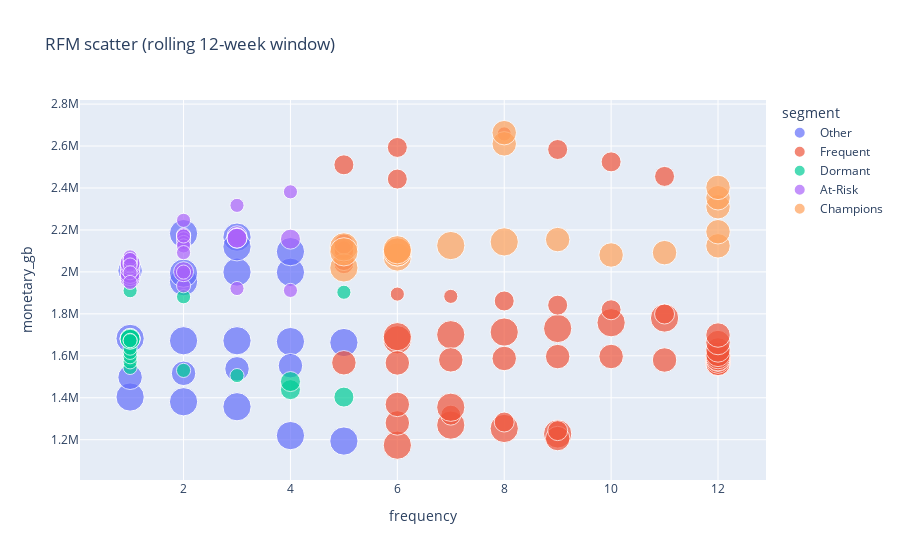

Notebook code for this chart:
### Code cell
fig_rfm

### Figure 1 — Plotly figure (JSON) as saved in the notebook; plotly's stock layout.template omitted (floating-point values rounded to 4 significant figures; data arrays with more than 128 entries replaced by an {"elided": "..."} marker saying what was removed)
{"data": [{"customdata": [["2022-05-08T00:00:00", 0, "411"], ["2022-05-15T00:00:00", 0, "411"], ["2022-05-22T00:00:00", 0, "421"], ["2022-05-30T00:00:00", 0, "421"], ["2022-06-06T00:00:00", 0, "421"], ["2022-11-27T00:00:00", 0, "412"], ["2023-01-15T00:00:00", 0, "412"], ["2023-01-22T00:00:00", 0, "422"], ["2023-01-29T00:00:00", 0, "422"], ["2023-02-05T00:00:00", 0, "422"], ["2023-06-11T00:00:00", 0, "413"], ["2023-07-09T00:00:00", 0, "413"], ["2023-07-23T00:00:00", 0, "423"], ["2023-07-30T00:00:00", 0, "423"], ["2023-11-19T00:00:00", 0, "424"], ["2023-11-26T00:00:00", 0, "424"], ["2024-01-14T00:00:00", 0, "424"], ["2024-01-21T00:00:00", 0, "423"], ["2024-09-22T00:00:00", 0, "313"], ["2025-04-20T00:00:00", 0, "311"], ["2025-04-27T00:00:00", 0, "321"], ["2025-05-04T00:00:00", 0, "321"], ["2025-05-11T00:00:00", 0, "321"]], "hovertemplate": "segment=Other<br>frequency=%{x}<br>monetary_gb=%{y}<br>R_score=%{marker.size}<br>as_of_week=%{customdata[0]}<br>recency_weeks=%{customdata[1]}<br>RFM=%{customdata[2]}<extra></extra>", "legendgroup": "Other", "marker": {"color": "#636efa", "size": [4, 4, 4, 4, 4, 4, 4, 4, 4, 4, 4, 4, 4, 4, 4, 4, 4, 4, 3, 3, 3, 3, 3], "sizemode": "area", "sizeref": 0.01, "symbol": "circle"}, "mode": "markers", "name": "Other", "orientation": "v", "showlegend": true, "type": "scatter", "x": [1, 2, 3, 4, 5, 1, 2, 3, 4, 5, 2, 2, 3, 4, 2, 3, 3, 4, 1, 1, 2, 3, 4], "xaxis": "x", "y": [1403000.0, 1381000.0, 1357000.0, 1220000.0, 1194000.0, 1683000.0, 1672000.0, 1672000.0, 1668000.0, 1663000.0, 1953000.0, 1994000.0, 1999000.0, 1998000.0, 2183000.0, 2166000.0, 2120000.0, 2097000.0, 2006000.0, 1498000.0, 1516000.0, 1538000.0, 1553000.0], "yaxis": "y"}, {"customdata": {"elided": "58x3 mixed values"}, "hovertemplate": "segment=Frequent<br>frequency=%{x}<br>monetary_gb=%{y}<br>R_score=%{marker.size}<br>as_of_week=%{customdata[0]}<br>recency_weeks=%{customdata[1]}<br>RFM=%{customdata[2]}<extra></extra>", "legendgroup": "Frequent", "marker": {"color": "#EF553B", "size": [4, 3, 4, 4, 4, 3, 2, 2, 2, 4, 3, 4, 4, 4, 4, 4, 4, 4, 2, 2, 2, 2, 1, 1, 2, 2, 2, 2, 2, 1, 2, 2, 2, 2, 1, 2, 2, 2, 3, 3, 3, 3, 3, 3, 3, 3, 3, 3, 3, 3, 3, 3, 3, 3, 3, 3, 3, 3], "sizemode": "area", "sizeref": 0.01, "symbol": "circle"}, "mode": "markers", "name": "Frequent", "orientation": "v", "showlegend": true, "type": "scatter", "x": [6, 6, 7, 8, 9, 9, 9, 8, 7, 7, 6, 6, 6, 7, 8, 9, 10, 11, 11, 10, 9, 8, 7, 6, 5, 5, 5, 5, 5, 5, 5, 11, 10, 9, 8, 6, 6, 5, 5, 6, 7, 8, 9, 10, 11, 12, 12, 12, 12, 12, 12, 12, 12, 12, 12, 12, 12, 12], "xaxis": "x", "y": [1174000.0, 1280000.0, 1270000.0, 1254000.0, 1228000.0, 1206000.0, 1243000.0, 1284000.0, 1317000.0, 1355000.0, 1368000.0, 1676000.0, 1691000.0, 1700000.0, 1713000.0, 1730000.0, 1758000.0, 1780000.0, 1799000.0, 1819000.0, 1841000.0, 1861000.0, 1883000.0, 1894000.0, 2039000.0, 2054000.0, 2084000.0, 2091000.0, 2107000.0, 2115000.0, 2133000.0, 2455000.0, 2525000.0, 2583000.0, 2658000.0, 2443000.0, 2593000.0, 2510000.0, 1567000.0, 1566000.0, 1581000.0, 1587000.0, 1596000.0, 1597000.0, 1580000.0, 1574000.0, 1573000.0, 1566000.0, 1563000.0, 1564000.0, 1575000.0, 1584000.0, 1587000.0, 1596000.0, 1607000.0, 1628000.0, 1663000.0, 1699000.0], "yaxis": "y"}, {"customdata": [["2022-08-28T00:00:00", 2, "221"], ["2022-09-04T00:00:00", 3, "221"], ["2022-09-11T00:00:00", 4, "221"], ["2022-09-18T00:00:00", 5, "121"], ["2022-09-25T00:00:00", 6, "111"], ["2022-10-02T00:00:00", 7, "111"], ["2022-10-09T00:00:00", 8, "111"], ["2022-10-16T00:00:00", 9, "112"], ["2022-10-23T00:00:00", 10, "112"], ["2022-10-30T00:00:00", 11, "112"], ["2022-12-04T00:00:00", 1, "212"], ["2022-12-11T00:00:00", 2, "212"], ["2022-12-18T00:00:00", 3, "212"], ["2022-12-25T00:00:00", 4, "212"], ["2023-01-01T00:00:00", 5, "112"], ["2023-01-08T00:00:00", 6, "112"], ["2023-05-14T00:00:00", 7, "122"], ["2024-08-18T00:00:00", 10, "122"], ["2024-08-25T00:00:00", 11, "112"]], "hovertemplate": "segment=Dormant<br>frequency=%{x}<br>monetary_gb=%{y}<br>R_score=%{marker.size}<br>as_of_week=%{customdata[0]}<br>recency_weeks=%{customdata[1]}<br>RFM=%{customdata[2]}<extra></extra>", "legendgroup": "Dormant", "marker": {"color": "#00cc96", "size": [2, 2, 2, 1, 1, 1, 1, 1, 1, 1, 2, 2, 2, 2, 1, 1, 1, 1, 1], "sizemode": "area", "sizeref": 0.01, "symbol": "circle"}, "mode": "markers", "name": "Dormant", "orientation": "v", "showlegend": true, "type": "scatter", "x": [5, 4, 4, 3, 2, 1, 1, 1, 1, 1, 1, 1, 1, 1, 1, 1, 5, 2, 1], "xaxis": "x", "y": [1403000.0, 1439000.0, 1477000.0, 1506000.0, 1530000.0, 1544000.0, 1571000.0, 1595000.0, 1616000.0, 1636000.0, 1682000.0, 1683000.0, 1682000.0, 1679000.0, 1674000.0, 1672000.0, 1903000.0, 1882000.0, 1910000.0], "yaxis": "y"}, {"customdata": [["2023-05-21T00:00:00", 8, "123"], ["2023-05-28T00:00:00", 9, "123"], ["2023-06-04T00:00:00", 10, "113"], ["2023-06-18T00:00:00", 1, "213"], ["2023-06-25T00:00:00", 2, "213"], ["2023-07-02T00:00:00", 3, "213"], ["2023-07-16T00:00:00", 1, "213"], ["2023-10-15T00:00:00", 2, "224"], ["2023-10-22T00:00:00", 3, "224"], ["2023-10-29T00:00:00", 4, "114"], ["2023-11-05T00:00:00", 5, "114"], ["2023-11-12T00:00:00", 6, "124"], ["2023-12-03T00:00:00", 1, "224"], ["2023-12-10T00:00:00", 2, "224"], ["2023-12-17T00:00:00", 3, "224"], ["2023-12-24T00:00:00", 4, "124"], ["2023-12-31T00:00:00", 5, "124"], ["2024-01-07T00:00:00", 6, "124"], ["2024-07-07T00:00:00", 4, "124"], ["2024-07-14T00:00:00", 5, "124"], ["2024-07-21T00:00:00", 6, "124"], ["2024-07-28T00:00:00", 7, "124"], ["2024-08-04T00:00:00", 8, "123"], ["2024-08-11T00:00:00", 9, "123"], ["2024-09-29T00:00:00", 1, "213"], ["2024-10-06T00:00:00", 2, "213"], ["2024-10-13T00:00:00", 3, "213"], ["2024-10-20T00:00:00", 4, "113"], ["2024-10-27T00:00:00", 5, "113"], ["2024-11-03T00:00:00", 6, "113"], ["2024-11-10T00:00:00", 7, "113"], ["2024-11-17T00:00:00", 8, "113"], ["2024-11-24T00:00:00", 9, "113"], ["2024-12-01T00:00:00", 10, "113"], ["2024-12-08T00:00:00", 11, "113"]], "hovertemplate": "segment=At-Risk<br>frequency=%{x}<br>monetary_gb=%{y}<br>R_score=%{marker.size}<br>as_of_week=%{customdata[0]}<br>recency_weeks=%{customdata[1]}<br>RFM=%{customdata[2]}<extra></extra>", "legendgroup": "At-Risk", "marker": {"color": "#ab63fa", "size": [1, 1, 1, 2, 2, 2, 2, 2, 2, 1, 1, 1, 2, 2, 2, 1, 1, 1, 1, 1, 1, 1, 1, 1, 2, 2, 2, 1, 1, 1, 1, 1, 1, 1, 1], "sizemode": "area", "sizeref": 0.01, "symbol": "circle"}, "mode": "markers", "name": "At-Risk", "orientation": "v", "showlegend": true, "type": "scatter", "x": [4, 3, 2, 1, 1, 1, 2, 4, 3, 2, 2, 2, 3, 3, 3, 2, 2, 2, 4, 3, 2, 2, 2, 2, 1, 1, 1, 1, 1, 1, 1, 1, 1, 1, 1], "xaxis": "x", "y": [1912000.0, 1921000.0, 1934000.0, 1969000.0, 1982000.0, 1993000.0, 2001000.0, 2156000.0, 2172000.0, 2173000.0, 2172000.0, 2177000.0, 2163000.0, 2161000.0, 2160000.0, 2158000.0, 2140000.0, 2124000.0, 2382000.0, 2317000.0, 2246000.0, 2171000.0, 2092000.0, 1999000.0, 2018000.0, 2033000.0, 2042000.0, 2039000.0, 2045000.0, 2060000.0, 2072000.0, 2059000.0, 2033000.0, 1996000.0, 1950000.0], "yaxis": "y"}, {"customdata": [["2023-08-06T00:00:00", 0, "433"], ["2023-08-27T00:00:00", 0, "433"], ["2023-10-01T00:00:00", 0, "434"], ["2024-01-28T00:00:00", 0, "433"], ["2024-02-04T00:00:00", 0, "433"], ["2024-02-11T00:00:00", 0, "433"], ["2024-02-18T00:00:00", 0, "433"], ["2024-02-25T00:00:00", 0, "434"], ["2024-03-03T00:00:00", 0, "434"], ["2024-03-10T00:00:00", 0, "344"], ["2024-03-17T00:00:00", 0, "343"], ["2024-03-24T00:00:00", 0, "343"], ["2024-03-31T00:00:00", 0, "344"], ["2024-04-07T00:00:00", 0, "344"], ["2024-04-14T00:00:00", 0, "344"], ["2024-04-21T00:00:00", 0, "344"], ["2024-04-28T00:00:00", 0, "344"], ["2024-06-02T00:00:00", 0, "344"], ["2024-06-09T00:00:00", 0, "344"]], "hovertemplate": "segment=Champions<br>frequency=%{x}<br>monetary_gb=%{y}<br>R_score=%{marker.size}<br>as_of_week=%{customdata[0]}<br>recency_weeks=%{customdata[1]}<br>RFM=%{customdata[2]}<extra></extra>", "legendgroup": "Champions", "marker": {"color": "#FFA15A", "size": [4, 4, 4, 4, 4, 4, 4, 4, 4, 3, 3, 3, 3, 3, 3, 3, 3, 3, 3], "sizemode": "area", "sizeref": 0.01, "symbol": "circle"}, "mode": "markers", "name": "Champions", "orientation": "v", "showlegend": true, "type": "scatter", "x": [5, 6, 5, 5, 6, 6, 6, 7, 8, 9, 10, 11, 12, 12, 12, 12, 12, 8, 8], "xaxis": "x", "y": [2019000.0, 2071000.0, 2119000.0, 2096000.0, 2095000.0, 2095000.0, 2105000.0, 2126000.0, 2143000.0, 2154000.0, 2081000.0, 2092000.0, 2124000.0, 2191000.0, 2311000.0, 2353000.0, 2403000.0, 2610000.0, 2664000.0], "yaxis": "y"}], "layout": {"legend": {"itemsizing": "constant", "title": {"text": "segment"}, "tracegroupgap": 0}, "title": {"text": "RFM scatter (rolling 12-week window)"}, "xaxis": {"anchor": "y", "domain": [0, 1], "title": {"text": "frequency"}}, "yaxis": {"anchor": "x", "domain": [0, 1], "title": {"text": "monetary_gb"}}}}
